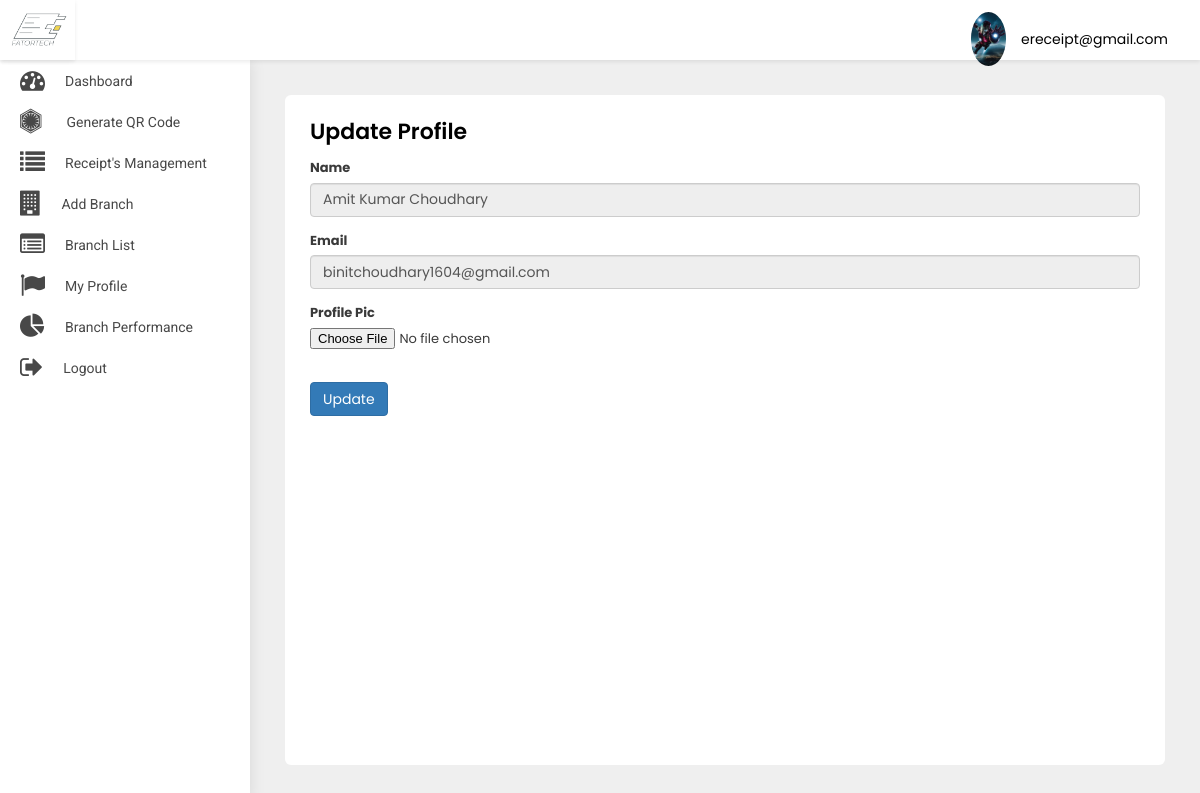
Page /merchant/update-profile/3/ (signed in) on the committed database.
### src/models.py (models this page shows, shortened)
class User(AbstractBaseUser, PermissionsMixin):
    first_name = models.CharField(default='first name', max_length=100)
    last_name = models.CharField(default='', max_length=100, null=True, blank=True)
    email = models.CharField(default='', max_length=255, unique=True)
    country_code = models.CharField(default='+91', max_length=10)
    phone_number = models.CharField(default='', max_length=18)
    profile_pic = models.ImageField(default='default_profile.png', null=True, blank=True)
    device_token = models.CharField(default='', max_length=500, null=True, blank=True)
    password = models.CharField(default='', max_length=100)
    confirm_password = models.CharField(default='', max_length=100)
    is_merchant = models.BooleanField(default=False)
    is_subadmin = models.BooleanField(default=False)
    created_at = models.DateTimeField(auto_now_add=True)
    is_active = models.BooleanField(default=True)
    is_staff = models.BooleanField(default=False)
    can_manage_merchant = models.BooleanField(default=False)
    can_manage_category = models.BooleanField(default=False)
    can_manage_branch = models.BooleanField(default=False)
    can_manage_receipts = models.BooleanField(default=False)
    can_manage_dashboard = models.BooleanField(default=False)
    objects = UserManager()
    USERNAME_FIELD = 'email'
    class Meta:
        ordering = ('-created_at',)

class Merchant(models.Model):
    full_name = models.CharField(default='', max_length=200)
    profile_pic = models.ImageField(default='default_profile.png', null=True, blank=True)
    category = models.ForeignKey(Category, on_delete=models.CASCADE)
    email = models.EmailField()
    password = models.CharField(default='', max_length=100)
    confirm_password = models.CharField(default='', max_length=100)
    created_at = models.DateTimeField(auto_now_add=True)
    commercial_id = models.CharField(default='', max_length=256)
    address = models.CharField(default='', max_length=2000)
    blocked = models.BooleanField(default=False)

### merchant/views.py (the view, shortened to what this page needs)
# urls.py: path('update-profile/<int:pk>/', UpdateProfilePicView.as_view(), name='update-profile'),
class UpdateProfilePicView(LoginRequiredMixin, UpdateView):
    model = Merchant
    form_class = MerchantUpdateForm
    template_name = 'update-profile.html'
    login_url = 'merchant:login'
    success_url = reverse_lazy('merchant:profile')

### merchant/forms.py
class MerchantUpdateForm(forms.ModelForm):
    full_name = forms.CharField(widget=forms.TextInput(attrs={'readonly': 'readonly', 'class': 'form-control'}))
    email = forms.EmailField(widget=forms.EmailInput(attrs={'readonly': 'readonly', 'class': 'form-control'}))
    class Meta:
        model = Merchant
        fields = ('full_name', 'email', 'profile_pic')

### merchant/templates/update-profile.html (shortened to what this page needs)
{% extends 'base-merchant.html' %}
{% block body %}
<div class="WrapperArea">
    <div class="WrapperBox">
        <div class="Small-Wrapper">
            <h4 class="Title">Update Profile</h4>
            <form class="form-group" method="post" enctype="multipart/form-data">
                <div class="form-group">
                    <label for="">Name </label>
                    {{form.full_name}}
                </div>
                <div class="form-group">
                    <label for="">Email </label>
                    {{form.email}}
                </div>
                <div class="form-group">
                    <label for="">Profile Pic </label>
                    <input type="file" name="profile_pic">
                </div>
                <br>
                <button class="btn btn-primary" type="submit">Update</button>
            </form>
        </div>
    </div>
</div>
{% endblock body %}

### merchant/templates/base-merchant.html (shortened to what this page needs)
{% load static %}
<head>
    <link type="text/css" rel="stylesheet" href="{% static 'adminpanel/css/style.css' %}">
    <link rel="stylesheet" href="{% static 'adminpanel/css/media.css' %}">
</head>
<body>
<div class="Header">
    <div class="Logo">
        <img src="{% static 'adminpanel/images/logo.jpg' %}">
    </div>
    <div class="Navigation">
        <div class="Avater">
            <a href="javascript:void(0);">
                <figure><img src="{{user.profile_pic.url}}"></figure>
                {{user}} </a>
        </div>
    </div>
</div>
<div class="SidenavBar">
    <ul>
        <li class="nav-item nav-link {% if request.resolver_match.view_name  == 'merchant:dashboard' %}active{% endif %}">
            <a href="{% url 'merchant:dashboard'  %}">
                <span><i class="fa fa-tachometer"></i></span> Dashboard
            </a>
        </li>
        <li class="nav-item nav-link {% if request.resolver_match.view_name  == 'merchant:create-order' %}active{% endif %}">
            <a href="{% url 'merchant:create-order'  %}">
                <span><i class="fa fa-first-order"></i></span>Generate QR Code
            </a>
        </li>
        <li class="nav-item nav-link {% if request.resolver_match.view_name  == 'merchant:order-list' %}active{% endif %}">
            <a href="{% url 'merchant:order-list'  %}">
                <span><i class="fa fa-list"></i></span> Receipt's Management
            </a>
        </li>
        <li class="nav-item nav-link {% if request.resolver_match.view_name  == 'merchant:add-branch' %}active{% endif %}">
            <a href="{% url 'merchant:add-branch'  %}">
                <span><i class="fa fa-building"></i></span> Add Branch
            </a>
        </li>
        <li class="nav-item nav-link {% if request.resolver_match.view_name  == 'merchant:branch-list' %}active{% endif %}">
            <a href="{% url 'merchant:branch-list'  %}">
                <span><i class="fa fa fa-list-alt"></i></span>Branch List
            </a>
        </li>
        <li class="nav-item nav-link {% if request.resolver_match.view_name  == 'merchant:profile' %}active{% endif %}">
            <a href="{% url 'merchant:profile'  %}">
                <span><i class="fa fa-flag"></i></span> My Profile
            </a>
        </li>
        <li class="nav-item nav-link {% if request.resolver_match.view_name  == 'merchant:branch-performance' %}active{% endif %}">
            <a href="{% url 'merchant:branch-performance'  %}">
                <span><i class="fa fa-pie-chart"></i></span> Branch Performance
            </a>
        </li>
        <li class="nav-item nav-link {% if request.resolver_match.view_name  == 'logout' %}active{% endif %}">
            <a href="{% url 'merchant:logout' %}">
                <span><i class="fa fa-sign-out"></i></span>
                <p>Logout</p>
            </a>
        </li>
    </ul>
</div>
{% block body %}
{% endblock body %}
</body>
</html>

### static/adminpanel/css/style.css (style rules this page uses)
body { margin: 0; padding: 0; font-family: 'Poppins', sans-serif !important; font-size: 13px; color: #3a3a3a; font-weight: 400; }
* { margin: 0px; padding: 0px; }
header, footer, aside, article, section, detail, nav, figure { position: relative; }
h1, h2, h3, h4, h5, h6, p { margin: 0; padding: 0; }
ul, li, ol { list-style-type: none; margin: 0; padding: 0; }
a { text-decoration: none; outline: none; }
img { border: 0; outline: none; max-width: 100%; }
input[type="text"], input[type="password"], select, textarea, input[type="button"] { max-width: 100%; }
p { margin: 0; padding: 0; }
.Header { box-shadow: 0 2px 4px rgba(0, 0, 0, .08); -webkit-box-shadow: 0 2px 4px rgba(0, 0, 0, .08); position: fixed; width: 100%; left: 0; top: 0; background-color: #fff; z-index: 99 }
.Header .Logo { width: 75px; text-align: center; padding: 5px 0; float: left; height: 60px; box-shadow: 0 2px 4px rgba(0, 0, 0, .08); }
.Header .Logo img { height: 100%; width: 100%; object-fit: cover; }
.Header .Navigation { transition: all 0.2s ease; margin-left: 235px; padding: 7px 3.2rem; width: calc(100% - 235px); text-align: right; height: 60px }
.Header .Navigation .Avater { margin: 5px 0 5px 30px; position: relative; display: inline-block }
.Header .Navigation .Avater a { display: flex; align-items: center; font-size: 14px; color: #000 }
.Header .Navigation .Avater a figure { width: 35px; border-radius: 50%; margin: 0 15px 0 0; overflow: hidden }
.SidenavBar { height: calc(100% - 60px); position: fixed; width: 250px; top: 60px; padding: 0; overflow: auto; box-shadow: 0 0 15px rgba(0, 0, 0, .1); background-color: #fff; z-index: 2; transition: 0.2s all ease-in-out; }
.SidenavBar ul { margin: 0 }
.SidenavBar ul li { margin: 0 }
.SidenavBar ul li a { display: flex; cursor: pointer; padding: 8px 20px 8px 20px; transition: 0.2s all ease-in-out; color: #484848; font-family: "Roboto"; font-size: 14px; text-transform: capitalize; position: relative; align-items: center; overflow: hidden; white-space: nowrap; }
.SidenavBar ul li a span { font-size: 25px; margin-right: 20px; }
.SidenavBar ul li:nth-child(2) a span { margin-right: 25px; }
.WrapperArea { margin-left: 250px; flex: 1 1 auto; display: flex; flex-direction: column; margin-top: 60px; transition: 0.2s all ease-in-out; background-color: #efefef; }
.WrapperArea .WrapperBox { padding: 35px; background-color: #efefef; min-height: calc(100vh - 60px) }
.Small-Wrapper { background-color: #fff; padding: 25px; border-radius: 6px; height: 100%; min-height: calc(100vh - 130px); }
h4.Title { margin: 0 0 15px; font-weight: 600; color: #000; text-transform: capitalize; font-size: 22px; display:inline-block; }

### rows in the picture
User: profile_pic (placeholder picture), email "ereceipt@gmail.com"
Merchant: full_name "Amit Kumar Choudhary", email "binitchoudhary1604@gmail.com"
